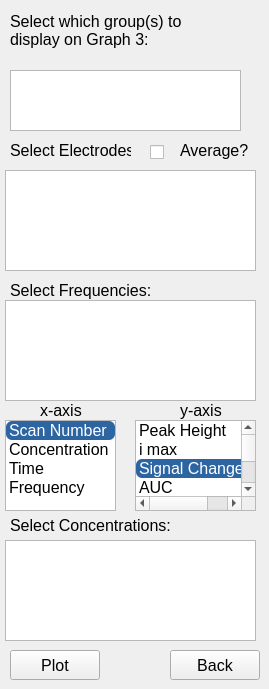
     <widget class="QWidget" name="graph_3">
      <attribute name="title">
       <string>Graph 3</string>
      </attribute>
      <widget class="QLabel" name="label_3">
       <property name="geometry">
        <rect>
         <x>10</x>
         <y>10</y>
         <width>211</width>
         <height>41</height>
        </rect>
       </property>
       <property name="font">
        <font>
         <pointsize>12</pointsize>
        </font>
       </property>
       <property name="text">
        <string>Select which group(s) to display on Graph 3:</string>
       </property>
       <property name="wordWrap">
        <bool>true</bool>
       </property>
      </widget>
      <widget class="QListWidget" name="graph3_groups_list">
       <property name="geometry">
        <rect>
         <x>10</x>
         <y>70</y>
         <width>231</width>
         <height>61</height>
        </rect>
       </property>
       <property name="font">
        <font>
         <pointsize>12</pointsize>
        </font>
       </property>
       <property name="styleSheet">
        <string notr="true">QListWidget {
    outline: none; /* Removes dotted rectangle focus border */
}
QListWidget::item:selected {
    background-color: rgb(45, 101, 163);
    color: white;
	border-radius: 6px;
}</string>
       </property>
      </widget>
      <widget class="QCheckBox" name="graph3_average">
       <property name="geometry">
        <rect>
         <x>150</x>
         <y>142</y>
         <width>21</width>
         <height>21</height>
        </rect>
       </property>
       <property name="font">
        <font>
         <pointsize>12</pointsize>
        </font>
       </property>
       <property name="styleSheet">
        <string notr="true">QCheckBox {
    outline: none;
}
QCheckBox::indicator:checked {
    background-color: rgb(45, 101, 163);   /* fill color of checkbox when checked */
	border-radius: 6px;
}</string>
       </property>
       <property name="text">
        <string/>
       </property>
      </widget>
      <widget class="QLabel" name="label_7">
       <property name="geometry">
        <rect>
         <x>180</x>
         <y>140</y>
         <width>71</width>
         <height>21</height>
        </rect>
       </property>
       <property name="font">
        <font>
         <pointsize>12</pointsize>
        </font>
       </property>
       <property name="text">
        <string>Average?</string>
       </property>
       <property name="wordWrap">
        <bool>true</bool>
       </property>
      </widget>
      <widget class="QLabel" name="label_15">
       <property name="geometry">
        <rect>
         <x>10</x>
         <y>140</y>
         <width>121</width>
         <height>21</height>
        </rect>
       </property>
       <property name="font">
        <font>
         <pointsize>12</pointsize>
        </font>
       </property>
       <property name="text">
        <string>Select Electrodes:</string>
       </property>
      </widget>
      <widget class="QTableView" name="graph3_electrodes_table">
       <property name="geometry">
        <rect>
         <x>5</x>
         <y>170</y>
         <width>251</width>
         <height>101</height>
        </rect>
       </property>
       <property name="font">
        <font>
         <pointsize>12</pointsize>
        </font>
       </property>
       <property name="styleSheet">
        <string notr="true">QTableView {
    outline: none; /* Removes dotted rectangle focus border */
}
QTableView::item:selected {
    background-color: rgb(45, 101, 163);
    color: white;
	border-radius: 6px;
}</string>
       </property>
      </widget>
      <widget class="QLabel" name="label_19">
       <property name="geometry">
        <rect>
         <x>10</x>
         <y>280</y>
         <width>141</width>
         <height>21</height>
        </rect>
       </property>
       <property name="font">
        <font>
         <pointsize>12</pointsize>
        </font>
       </property>
       <property name="text">
        <string>Select Frequencies:</string>
       </property>
      </widget>
      <widget class="QTableView" name="graph3_freq_table">
       <property name="geometry">
        <rect>
         <x>5</x>
         <y>300</y>
         <width>251</width>
         <height>101</height>
        </rect>
       </property>
       <property name="font">
        <font>
         <pointsize>12</pointsize>
        </font>
       </property>
       <property name="styleSheet">
        <string notr="true">QTableView {
    outline: none; /* Removes dotted rectangle focus border */
}
QTableView::item:selected {
    background-color: rgb(45, 101, 163);
    color: white;
	border-radius: 6px;
}</string>
       </property>
      </widget>
      <widget class="QLabel" name="label_27">
       <property name="geometry">
        <rect>
         <x>10</x>
         <y>510</y>
         <width>161</width>
         <height>30</height>
        </rect>
       </property>
       <property name="font">
        <font>
         <pointsize>12</pointsize>
        </font>
       </property>
       <property name="text">
        <string>Select Concentrations:</string>
       </property>
      </widget>
      <widget class="QPushButton" name="graph3_plot_button">
       <property name="geometry">
        <rect>
         <x>10</x>
         <y>650</y>
         <width>90</width>
         <height>30</height>
        </rect>
       </property>
       <property name="font">
        <font>
         <pointsize>12</pointsize>
        </font>
       </property>
       <property name="text">
        <string>Plot</string>
       </property>
      </widget>
      <widget class="QPushButton" name="graph3_back">
       <property name="geometry">
        <rect>
         <x>170</x>
         <y>650</y>
         <width>90</width>
         <height>30</height>
        </rect>
       </property>
       <property name="font">
        <font>
         <pointsize>12</pointsize>
        </font>
       </property>
       <property name="text">
        <string>Back</string>
       </property>
      </widget>
      <widget class="QTableView" name="conc_table_graph3">
       <property name="geometry">
        <rect>
         <x>5</x>
         <y>540</y>
         <width>251</width>
         <height>101</height>
        </rect>
       </property>
       <property name="font">
        <font>
         <pointsize>9</pointsize>
        </font>
       </property>
       <property name="styleSheet">
        <string notr="true">QTableView {
    outline: none; /* Removes dotted rectangle focus border */
}
QTableView::item:selected {
    background-color: rgb(45, 101, 163);
    color: white;
	border-radius: 6px;
}</string>
       </property>
      </widget>
      <widget class="QLabel" name="label_31">
       <property name="geometry">
        <rect>
         <x>40</x>
         <y>395</y>
         <width>61</width>
         <height>31</height>
        </rect>
       </property>
       <property name="font">
        <font>
         <pointsize>12</pointsize>
        </font>
       </property>
       <property name="text">
        <string>x-axis</string>
       </property>
      </widget>
      <widget class="QLabel" name="label_24">
       <property name="geometry">
        <rect>
         <x>180</x>
         <y>395</y>
         <width>51</width>
         <height>31</height>
        </rect>
       </property>
       <property name="font">
        <font>
         <pointsize>12</pointsize>
        </font>
       </property>
       <property name="text">
        <string>y-axis</string>
       </property>
       <property name="wordWrap">
        <bool>false</bool>
       </property>
      </widget>
      <widget class="QListWidget" name="graph3_xax">
       <property name="geometry">
        <rect>
         <x>5</x>
         <y>420</y>
         <width>111</width>
         <height>91</height>
        </rect>
       </property>
       <property name="font">
        <font>
         <pointsize>12</pointsize>
        </font>
       </property>
       <property name="styleSheet">
        <string notr="true">QListWidget {
    outline: none; /* Removes dotted rectangle focus border */
}
QListWidget::item:selected {
    background-color: rgb(45, 101, 163);
    color: white;
	border-radius: 6px;
}</string>
       </property>
       <property name="currentRow">
        <number>0</number>
       </property>
       <item>
        <property name="text">
         <string>Scan Number</string>
        </property>
       </item>
       <item>
        <property name="text">
         <string>Concentration</string>
        </property>
       </item>
       <item>
        <property name="text">
         <string>Time</string>
        </property>
       </item>
       <item>
        <property name="text">
         <string>Frequency</string>
        </property>
       </item>
      </widget>
      <widget class="QListWidget" name="graph3_yax">
       <property name="geometry">
        <rect>
         <x>135</x>
         <y>420</y>
         <width>121</width>
         <height>91</height>
        </rect>
       </property>
       <property name="font">
        <font>
         <pointsize>12</pointsize>
        </font>
       </property>
       <property name="styleSheet">
        <string notr="true">QListWidget {
    outline: none; /* Removes dotted rectangle focus border */
}
QListWidget::item:selected {
    background-color: rgb(45, 101, 163);
    color: white;
	border-radius: 6px;
}</string>
       </property>
       <property name="currentRow">
        <number>2</number>
       </property>
       <item>
        <property name="text">
         <string>Peak Height</string>
        </property>
       </item>
       <item>
        <property name="text">
         <string>i max</string>
        </property>
       </item>
       <item>
        <property name="text">
         <string>Signal Change (%)</string>
        </property>
       </item>
       <item>
        <property name="text">
         <string>AUC</string>
        </property>
       </item>
       <item>
        <property name="text">
         <string>Peak Position</string>
        </property>
       </item>
       <item>
        <property name="text">
         <string>i max/cm²</string>
        </property>
       </item>
       <item>
        <property name="text">
         <string>Peak Height/cm²</string>
        </property>
       </item>
       <item>
        <property name="text">
         <string>AUC/cm²</string>
        </property>
       </item>
       <item>
        <property name="text">
         <string>Concentration</string>
        </property>
       </item>
      </widget>
     </widget>
